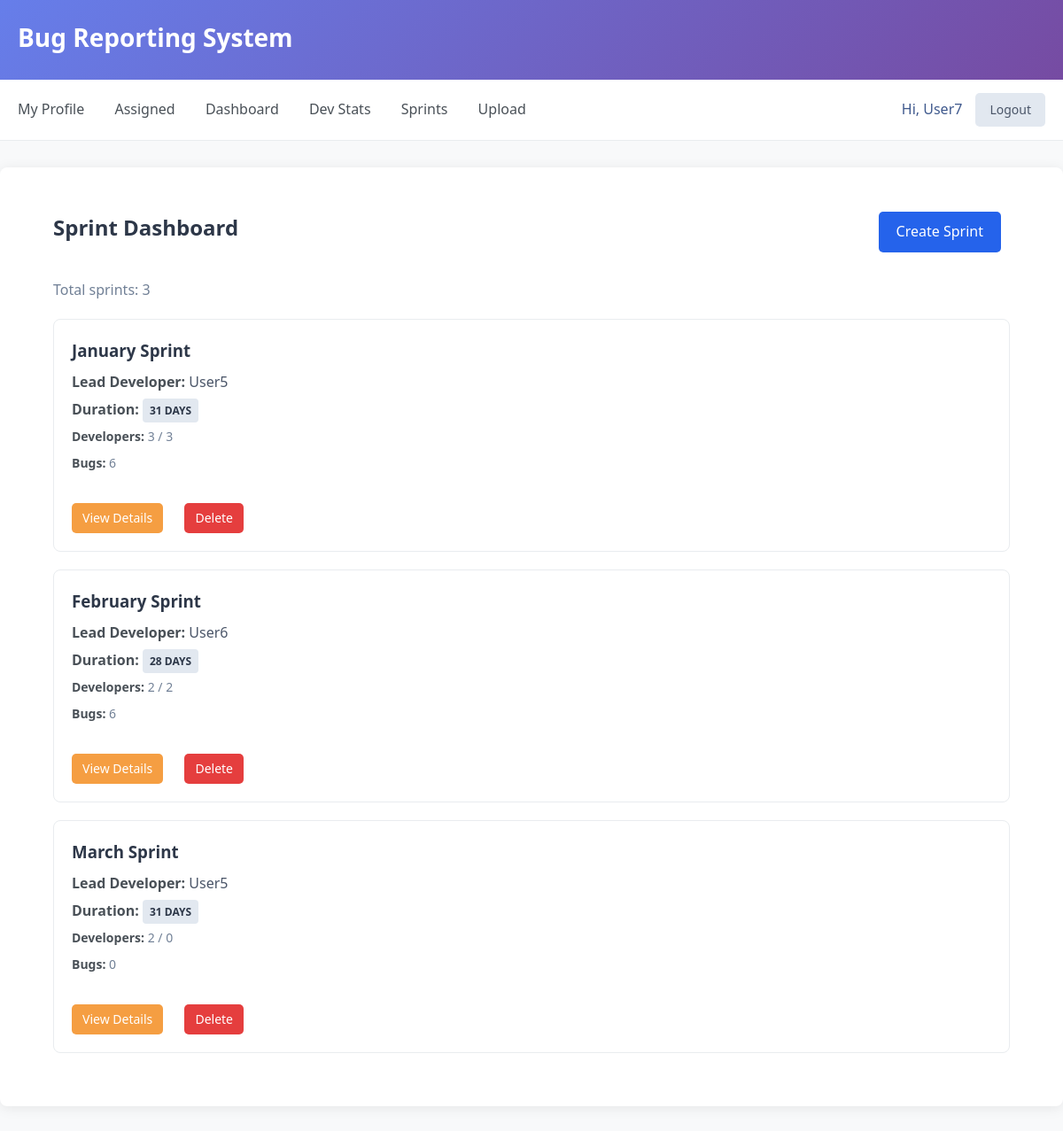
Screenshot of /sprints/ (signed in) with the database file from the repository.
### sprint/models.py (models this page shows, shortened)
class Sprint(models.Model):
    name = models.CharField(max_length=100)
    duration = models.IntegerField(default=14)
    lead_developer = models.ForeignKey(User, related_name='lead_sprints', on_delete=models.CASCADE)
    developers = models.ManyToManyField(User, related_name='sprints')
    def get_bug_counts(self):
        bugs = self.bug_set.all()
        return {
            'total': bugs.count(),
            'open': bugs.filter(status='Open').count(),
            'in_progress': bugs.filter(status='In Progress').count(),
            'fixed': bugs.filter(status='Fixed').count(),
            'closed': bugs.filter(status='Closed').count(),
        }
    def get_active_developers(self):
        return self.bug_set.values('fixed_by').distinct().exclude(fixed_by__isnull=True).count()

### sprint/views.py (the view)
# urls.py: path('', SprintListView.as_view(), name='sprint_list'),
class SprintListView(NonTesterMixin, ListView):
    model = Sprint
    template_name = 'sprint/sprint_list.html'

### sprint/views.py (called while the page is built)
    def test_func(self):
        if not self.request.user.is_authenticated:
            return False
        return self.request.user.profile.role != 'tester'

### sprint/templates/sprint/sprint_list.html (shortened to what this page needs)
{% extends 'base.html' %}
{% block content %}
{% if object_list %}
    <div style="display: flex; justify-content: space-between; align-items: center; margin-bottom: 30px;">
        <h2 style="color: #2d3748; font-size: 24px; margin: 0;">Sprint Dashboard</h2>
        {% if user.is_authenticated %}
            <a href="{% url 'sprint_create' %}" class="btn">Create Sprint</a>
        {% endif %}
    </div>
    <div style="margin-bottom: 20px;">
        <p style="color: #718096;">Total sprints: {{ object_list|length }}</p>
    </div>
    {% for sprint in object_list %}
    <div class="bug-card">
        <div style="display: flex; justify-content: space-between; align-items: flex-start; margin-bottom: 15px;">
            <div>
                <h3 style="color: #2d3748; margin-bottom: 8px;">{{ sprint.name }}</h3>
                <p style="color: #4a5568; margin-bottom: 5px;"><strong>Lead Developer:</strong> {{ sprint.lead_developer.username }}</p>
                <p style="color: #4a5568; margin-bottom: 5px;"><strong>Duration:</strong>
                    <span class="status-badge" style="background-color: #e2e8f0; color: #2d3748; padding: 4px 8px; border-radius: 4px; font-size: 12px;">{{ sprint.duration }} days</span>
                </p>
                <p style="color: #718096; font-size: 14px;">
                    <strong>Developers:</strong>
                    <span title="Total developers / Active developers">
                        {{ sprint.developers.count }} / {{ sprint.get_active_developers }}
                    </span>
                </p>
                {% with bug_counts=sprint.get_bug_counts %}
                <p style="color: #718096; font-size: 14px;">
                    <strong>Bugs:</strong>
                    <span title="Total bugs">{{ bug_counts.total }}</span>
                </p>
                {% endwith %}
            </div>
        </div>
        <a href="{% url 'sprint_detail' sprint.pk %}" class="btn btn-secondary" style="font-size: 14px; padding: 6px 12px;">View Details</a>
        {% if user.is_authenticated %}
            <a href="{% url 'sprint_delete' sprint.pk %}" class="btn btn-danger" style="font-size: 14px; padding: 6px 12px; margin-left: 10px;">Delete</a>
        {% endif %}
    </div>
    {% endfor %}
{% else %}
    <div style="text-align: center; padding: 60px 20px;">
        <h3 style="color: #718096; margin-bottom: 15px;">No sprints found</h3>
        <p style="color: #a0aec0; margin-bottom: 30px;">Get started by creating your first sprint</p>
        <a href="{% url 'sprint_create' %}" class="btn">Create New Sprint</a>
    </div>
{% endif %}
{% endblock %}

### templates/base.html (shortened to what this page needs)
<!DOCTYPE html>
<html lang="en">
<head>
</head>
<body>
    <header class="header">
        <div class="container">
            <h1>Bug Reporting System</h1>
        </div>
    </header>
    <nav class="nav">
        <div class="container">
            <div style="display: flex; justify-content: space-between; align-items: center; flex-wrap: wrap;">
                <div>
                    {% if user.is_authenticated %}
                        {%if perms.users.view_profile%}
                            <a href="{% url 'profile-view' %}">My Profile</a>
                        {% endif %}
                        {% if user.profile.role != 'tester' %}
                            <a href="{% url 'my-assigned-bugs' %}">Assigned</a>
                        {% endif %}
                        <a href="{% url 'bug-list' %}">Dashboard</a>
                        {% if user.profile.role != 'tester' %}
                            <a href="{% url 'developer-stats' %}">Dev Stats</a>
                            <a href="{% url 'sprint_list' %}">Sprints</a>
                        {% endif %}
                        <a href="{% url 'bug-upload' %}">Upload</a>
                    {% endif %}
                </div>
                <div style="display: flex; align-items: center; gap: 15px;">
                    {% if user.is_authenticated %}
                        <span style="color:rgb(63, 89, 141); font-weight: 500;">Hi, {{ user.username }}</span>
                        <a href="{% url 'logout' %}" class="btn-logout" style="margin: 0; padding: 8px 16px; font-size: 14px;">Logout</a>
                    {% endif %}
                </div>
            </div>
        </div>
    </nav>
    <main class="main-content">
        <div class="container">
            {% block content %}{% endblock %}
        </div>
    </main>
</body>
</html>

### templates/base.html (style rules this page uses)
* { margin: 0; padding: 0; box-sizing: border-box; }
body { font-family: 'Segoe UI', Tahoma, Geneva, Verdana, sans-serif; line-height: 1.6; color: #333; background-color: #f8f9fa; }
.container { max-width: 1200px; margin: 0 auto; padding: 0 20px; }
.header { background: linear-gradient(135deg, #667eea 0%, #764ba2 100%); color: white; padding: 20px 0; box-shadow: 0 2px 10px rgba(0,0,0,0.1); }
.header h1 { font-size: 28px; font-weight: 600; margin-bottom: 5px; }
.nav { background-color: white; padding: 15px 0; border-bottom: 1px solid #e9ecef; }
.nav a { color: #495057; text-decoration: none; margin-right: 30px; font-weight: 500; transition: color 0.3s ease; }
.main-content { background-color: white; margin: 30px 0; padding: 40px; border-radius: 8px; box-shadow: 0 2px 15px rgba(0,0,0,0.08); }
.bug-card { border: 1px solid #e9ecef; padding: 20px; margin: 20px 0; border-radius: 8px; background-color: #fff; transition: box-shadow 0.3s ease; }
.bug-card p { margin-bottom: 8px; }
.bug-card strong { color: #495057; font-weight: 600; }
.btn { display: inline-block; padding: 10px 20px; background-color: #2563eb; color: white; text-decoration: none; border-radius: 5px; font-weight: 500; transition: all 0.3s ease; border: none; cursor: pointer; margin-right: 10px; margin-top: 10px; }
.btn-danger { background-color: #e53e3e; }
.btn-secondary { background-color: #f59e42; color: #fff; }
.btn-logout { display: inline-block; padding: 10px 20px; background-color: #e2e8f0; color: #4a5568 !important; text-decoration: none; border-radius: 5px; font-weight: 500; transition: all 0.3s ease; border: none; cursor: pointer; margin-right: 10px; margin-top: 10px; }
.status-badge { display: inline-block; padding: 4px 12px; border-radius: 20px; font-size: 12px; font-weight: 600; text-transform: uppercase; }

### rows the page displays
Sprint: name "January Sprint", lead_developer.username "User5", duration "31", developers.count "3", get_active_developers "3", get_bug_counts.total "6"
Sprint: name "February Sprint", lead_developer.username "User6", duration "28", developers.count "2", get_active_developers "2", get_bug_counts.total "6"
Sprint: name "March Sprint", lead_developer.username "User5", duration "31", developers.count "2", get_active_developers "0", get_bug_counts.total "0"

### other values shown
{{ user.username }} "User7"
{{ object_list|length }} "3"
